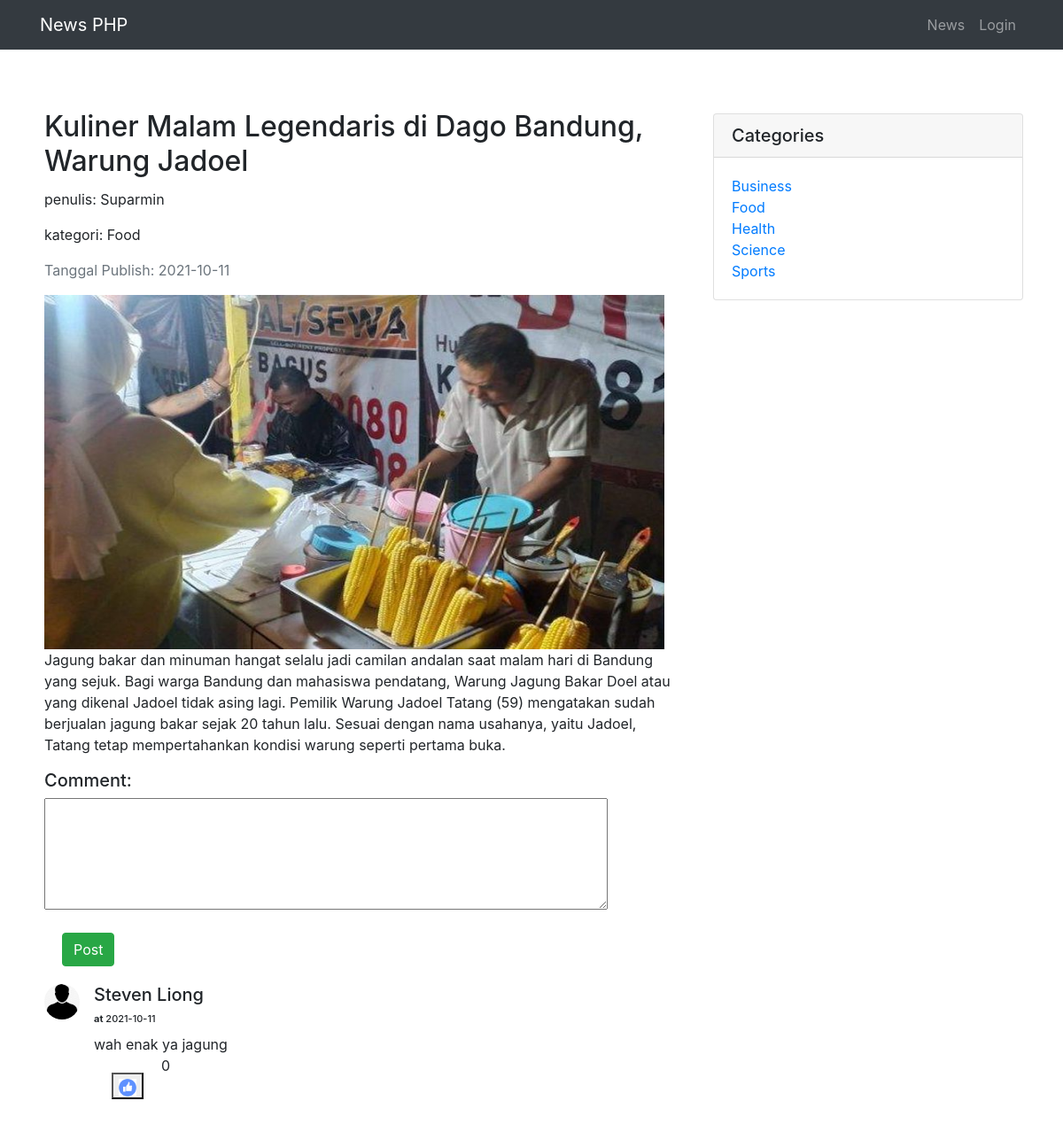
The app's page /detail_berita.php?id=168 with its own data.
### tables this page shows
CREATE TABLE `berita` (
  `id_berita` varchar(10) NOT NULL,
  `judul` varchar(100) DEFAULT NULL,
  `penulis` varchar(100) DEFAULT NULL,
  `konten` longtext DEFAULT NULL,
  `tglpublish` date DEFAULT NULL,
  `gambar` varchar(255) DEFAULT NULL
);

CREATE TABLE `kategori` (
  `id_berita` varchar(10) NOT NULL,
  `kategori` varchar(50) NOT NULL
);

CREATE TABLE `komentar` (
  `id_komen` varchar(10) NOT NULL,
  `id_user` varchar(10) NOT NULL,
  `id_berita` varchar(10) NOT NULL,
  `tgl` date DEFAULT NULL,
  `jmlhlike` int(11) DEFAULT NULL,
  `isikomen` mediumtext DEFAULT NULL
);

CREATE TABLE `user` (
  `id_user` varchar(10) NOT NULL,
  `nama_depan` varchar(50) DEFAULT NULL,
  `nama_belakang` varchar(50) DEFAULT NULL,
  `email` varchar(50) DEFAULT NULL,
  `tgllahir` date DEFAULT NULL,
  `gender` varchar(50) DEFAULT NULL,
  `password` varchar(60) DEFAULT NULL,
  `profilepicture` varchar(255) DEFAULT NULL
);

### detail_berita.php (the view, shortened to what this page needs)
<?php
    include('include/config.php');
    include('include/header.php');
    $postid=$_GET['id'];
    $query = "SELECT * FROM berita WHERE id_berita = '$postid'";
    $result = $con->query($query);
    $berita = $result->fetch_assoc();
?>
<div class="container">
    <div class="row" style="margin-top: 4%">
        <div class="col-md-8 center card-body">
            <h2 class="card-title"><?php echo $berita['judul'];?></h2>
            <p>penulis: <?php echo $berita['penulis'];?></p>
            <?php
                $queryCat = "SELECT kategori FROM kategori WHERE id_berita = '$berita[id_berita]'";
                $queryCat = $con->query($queryCat);
                echo "<p>kategori: ";
                foreach($queryCat->fetch_all() as $kat)
                    echo $kat[0]."  ";
                echo "</p>";
            ?>
            <p class="text-muted">Tanggal Publish: <?php echo $berita['tglpublish']; ?></p>
            <?php echo "<img src='admin/gambar/$berita[gambar]' width='700px' height='400px'/>"; ?>
            <p><?php echo $berita['konten'];?></p>
            <div class="comment" action="komentar.php">
            <h5>Comment:</h5>
            <?php if(isset($_SESSION['user'])){ ?>
                <form method="post" action="komentar.php">
                    <input type="hidden" name="username" value="<?= $_SESSION['user'] ?>">
                    <input type="hidden" name="berita" value="<?= $berita['id_berita'] ?>">
                    <textarea rows="5" cols="60" name="comment"></textarea><br>
                    <button type="submit" class="btn w-md btn-bordered btn-success waves-effect waves-light">Post</button>
                </form>
            <?php }else{ ?>
                <form method="post" action="komentar.php">
                    <textarea rows="5" cols="60" name="comment" required></textarea><br>
                    <a href="login.php">
                        <button type="button" class="btn w-md btn-bordered btn-success waves-effect waves-light">Post</button>
                    </a>
                </form>
            <?php } ?>
                <div>
                <?php
                $query = "SELECT * FROM komentar WHERE id_berita = '$berita[id_berita]'";
                $result = $con->query($query);
                foreach($result->fetch_all() as $comment){
                    include('model/show_comment.php');
                }
                ?>
                </div>
            </div>
        </div>
        <?php include('include/sidebar.php');?>
    </div>
</div>

### include/header.php (shortened to what this page needs)
<!DOCTYPE html>
<html lang="en">
<head>
    <link href="vendor/bootstrap/css/bootstrap.min.css" rel="stylesheet">
    <link href="css/style.css" rel="stylesheet">
</head>
<body>
  <nav class="navbar fixed-top navbar-expand-lg navbar-dark bg-dark fixed-top">
      <div class="container">
        <a class="navbar-brand" href="index.php">News PHP</a>
        <div class="collapse navbar-collapse" id="navbarResponsive">
          <ul class="navbar-nav ml-auto">
            <li class="nav-item">
              <a class="nav-link" href="index.php">News</a>
            </li>
            <?php if(isset($_SESSION['admin']) || isset($_SESSION['user'])){ ?>
              <li class="nav-item">
                <a class="nav-link" href="logout.php">Logout</a>
              </li>
            <?php } else { ?>
              <li class="nav-item">
                <a class="nav-link" href="login.php">Login</a>
              </li>
            <?php } ?>
          </ul>
        </div>
      </div>
    </nav>

### model/show_comment.php (shortened to what this page needs)
<?php
    $query_user = "SELECT CONCAT(nama_depan,' ',nama_belakang), profilepicture FROM user WHERE id_user = '$comment[1]'";
    $result_user = $con->query($query_user);
    $detail_user = $result_user->fetch_all();
?>
<div class="media mb-4" id="example">
    <img class="d-flex mr-3 rounded-circle" src="profilepic/<?= $detail_user[0][1] ?>" width='40px' height='40px'>
    <div class="media-body">
        <h5 class="mt-0"><?php echo $detail_user[0][0];?> <br/>
            <span style="font-size:11px;"><b>at</b> <?php echo $comment[3];?></span>
        </h5>
        <?php echo $comment[5];?>
        <div class="media mb-4">
        <?php if(isset($_SESSION['user'])){ ?>
            <button class="btn_like" id_komen="<?= $comment[0] ?>" email="<?= $_SESSION['user'] ?>">
                <img src="asset/like_button.png" width='20px' height='20px'>
            </button>
        <?php }else{ ?>
            <a href="login.php"><button><img src="asset/like_button.png" width='20px' height='20px'></button></a>
        <?php } ?>
            <p id="like<?= $comment[0] ?>"> <?php echo $comment[4];?> </p>
        </div>
    </div>
</div>

### include/sidebar.php
<div class="col-md-4">
  <div class="card my-4">
    <h5 class="card-header">Categories</h5>
    <div class="card-body">
      <div class="row">
        <div class="col-lg-6">
          <ul class="list-unstyled mb-0">
            <?php
            $query=mysqli_query($con,"SELECT kategori FROM kategori GROUP BY 1");
            while($row=mysqli_fetch_array($query)) {
            ?>
              <li>
                <a href="kategori.php?id_kat=<?= $row['kategori']?>"><?php echo $row['kategori'];?></a>
              </li>
            <?php } ?>
          </ul>
        </div>
      </div>
    </div>
  </div>
</div>

### css/style.css (style rules this page uses)
body { padding-top: 60px; }
a { text-decoration: none; }
button { margin: 20px; }
li { list-style-type: none; }

### records on screen
berita: judul "Kuliner Malam Legendaris di Dago Bandung, Warung Jadoel", penulis "Suparmin", tglpublish "2021-10-11", gambar (picture), konten "Jagung bakar dan minuman hangat selalu jadi camilan andalan saat malam hari di Bandung yang sejuk. Bagi warga Bandung dan mahasiswa pendatang, Warung Jagung Bakar Doel atau yang dikenal Jadoel tidak asing lagi. Pemilik Warung Jadoel Tatang (59) mengatakan sudah berjualan jagung bakar sejak 20 tahun lalu. Sesuai dengan nama usahanya, yaitu Jadoel, Tatang tetap mempertahankan kondisi warung seperti pertama buka."
kategori: kategori "Food"
komentar: id_user.profilepicture (picture), detail_user "Steven Liong", tgl "2021-10-11", isikomen "wah enak ya jagung", jmlhlike "0"

### other values on screen
$row['kategori'] "Business"
$row['kategori'] "Food"
$row['kategori'] "Health"
$row['kategori'] "Science"
$row['kategori'] "Sports"
